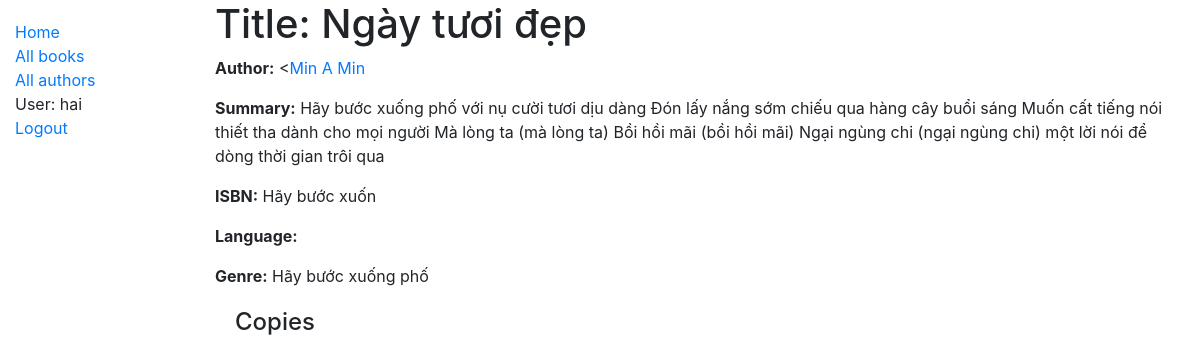
Before: /catalog/book/1 (signed in) with the older database file.
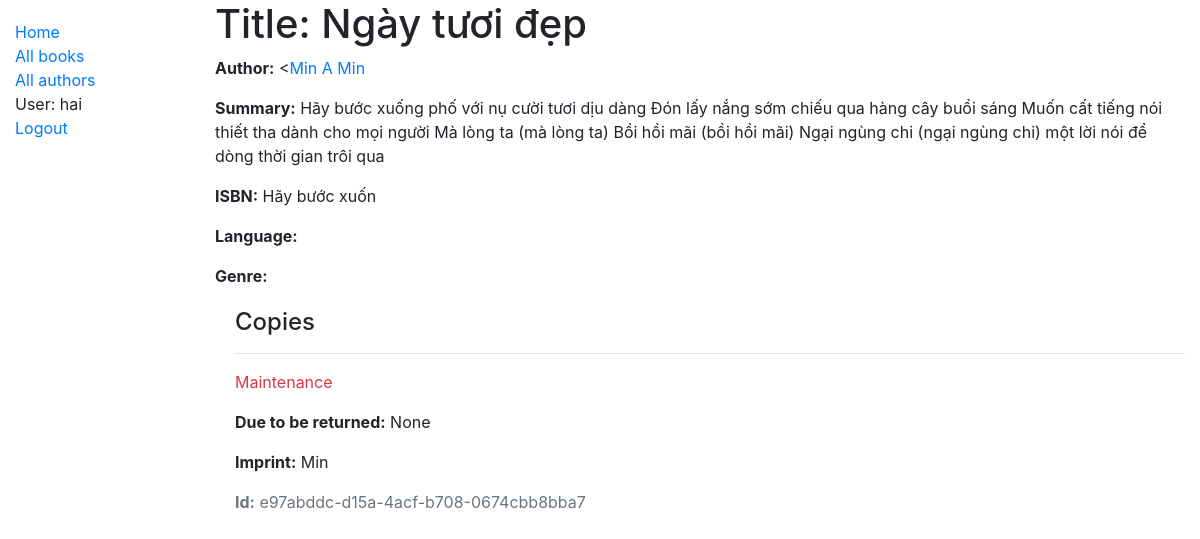
After: the same page with the newer database file.
### catalog/models.py (models this page shows, shortened)
class Book(models.Model):
    title = models.CharField(max_length=200)
    author = models.ForeignKey('Author', on_delete=models.SET_NULL, null=True)
    summary = models.TextField(max_length=1000, help_text='Enter a brief description of the book')
    isbn = models.CharField('ISBN', max_length=13,
                            help_text='13 Character <a href="https://www.isbn-international.org/content/what-isbn">ISBN number</a>')
    genre = models.ManyToManyField(Genre, help_text='Select a genre for this book')
    def display_genre(self):
        """Create a string for the Genre. This is required to display genre in Admin."""
        return ', '.join(genre.name for genre in self.genre.all()[:3])
    display_genre.short_description = 'Genre'

class Author(models.Model):
    first_name = models.CharField(max_length=100)
    last_name = models.CharField(max_length=100)
    date_of_birth = models.DateField(null=True, blank=True)
    date_of_death = models.DateField('Died', null=True, blank=True)
    class Meta:
        ordering = ['last_name', 'first_name']
    def __str__(self):
        return f'{self.last_name} {self.first_name}'

class Genre(models.Model):
    name = models.CharField(max_length=200, help_text='Enter a book genre (e.g. Science Fiction)')
    def __str__(self):
        return self.name

class BookInstance(models.Model):
    id = models.UUIDField(primary_key=True, default=uuid.uuid4,
                          help_text='Unique ID for this particular book across whole library')
    book = models.ForeignKey('Book', on_delete=models.SET_NULL, null=True)
    imprint = models.CharField(max_length=200)
    due_back = models.DateField(null=True, blank=True)
    borrower = models.ForeignKey(User, on_delete=models.SET_NULL, null=True, blank=True)
    LOAN_STATUS = (
        ('m', 'Maintenance'),
        ('o', 'On loan'),
        ('a', 'Available'),
        ('r', 'Reserved'),
    )
    status = models.CharField(
        max_length=1,
        choices=LOAN_STATUS,
        blank=True,
        default='m',
        help_text='Book availability',
    )
    class Meta:
        ordering = ['due_back']

### catalog/views.py (the view)
# urls.py: path('book/<int:pk>', views.BookDetailView.as_view(), name='book-detail'),
class BookDetailView(LoginRequiredMixin,generic.DetailView):
    model = Book

### catalog/templates/catalog/book_detail.html
{% extends "base_generic.html" %}
{% block content %}
  <h1>Title: {{ book.title }}</h1>
  <p><strong>Author:</strong> <<a href="{% url 'author-detail' book.author.pk %}">{{ book.author }}</a></p>
  <p><strong>Summary:</strong> {{ book.summary }}</p>
  <p><strong>ISBN:</strong> {{ book.isbn }}</p>
  <p><strong>Language:</strong> {{ book.language }}</p>
  <p><strong>Genre:</strong> {{ book.genre.all|join:", " }}</p>
  <div style="margin-left:20px;margin-top:20px">
    <h4>Copies</h4>
    {% for copy in book.bookinstance_set.all %}
      <hr>
      <p class="{% if copy.status == 'a' %}text-success{% elif copy.status == 'm' %}text-danger{% else %}text-warning{% endif %}">
        {{ copy.get_status_display }}
      </p>
      {% if copy.status != 'a' %}
        <p><strong>Due to be returned:</strong> {{ copy.due_back }}</p>
      {% endif %}
      <p><strong>Imprint:</strong> {{ copy.imprint }}</p>
      <p class="text-muted"><strong>Id:</strong> {{ copy.id }}</p>
    {% endfor %}
  </div>
{% endblock %}

### catalog/templates/base_generic.html (shortened to what this page needs)
<!DOCTYPE html>
<html lang="en">
<head>
  <link rel="stylesheet" href="https://stackpath.bootstrapcdn.com/bootstrap/4.1.3/css/bootstrap.min.css">
  {% load static %}
  <link rel="stylesheet" href="{% static 'css/styles.css' %}">
</head>
<body>
  <div class="container-fluid">
    <div class="row">
      <div class="col-sm-2">
      {% block sidebar %}
        <ul class="sidebar-nav">
          <li><a href="{% url 'index' %}">Home</a></li>
          <li><a href="{% url 'books' %}">All books</a></li>
          <li><a href="{% url 'authors' %}">All authors</a></li>
            {% if user.is_authenticated %}
            <li>User: {{ user.get_username }}</li>
            <li><a href="{% url 'logout'%}?next={{request.path}}">Logout</a></li>
            {% else %}
            <li><a href="{% url 'login'%}?next={{request.path}}">Login</a></li>
            {% endif %}
        </ul>
     {% endblock %}
      </div>
      <div class="col-sm-10 ">
        {% block content %}{% endblock %}
      </div>
    </div>
  </div>
</body>
</html>

### catalog/static/css/styles.css (style rules this page uses)
.sidebar-nav { margin-top: 20px; padding: 0; list-style: none; }

Changed rows visible on the page:
shown differently, row unchanged: Book "Ngày tươi đẹp": genre.all "Hãy bước xuống phố" → (not shown)
added BookInstance: status "Maintenance", due_back "None", imprint "Min", id "e97abddc-d15a-4acf-b708-0674cbb8bba7"
